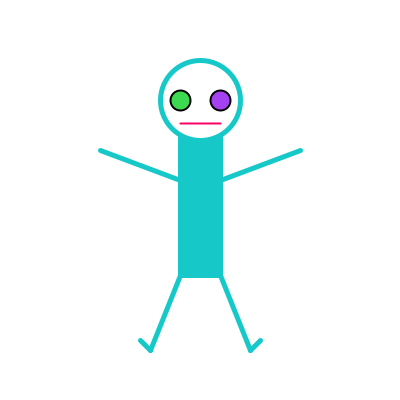
Frame 1 (no input)
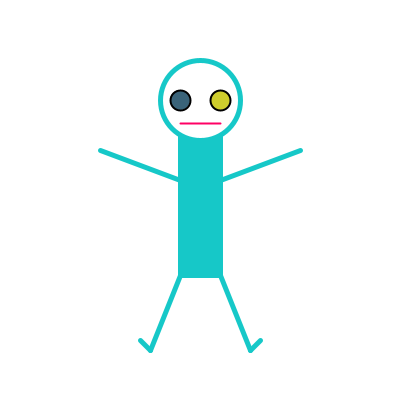
Frame 60 (the mouse pressed at the canvas centre just before this capture)
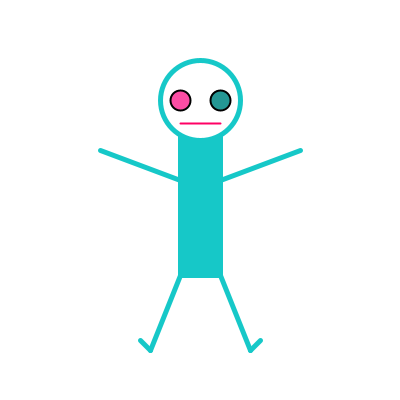
Frame 120 (the mouse held since frame 60 and released just before this capture)

The Processing sketch that drew these frames (run headless with seeded random() and noise(); from frame 60 on, the mouse is pressed at the canvas centre):

// Processing sketch: processing_48093
// ── processing_48093.pde

float x = 200;
float y = 200;

void setup() {
  size(400, 400);
  //smooth the line
  smooth();
}

void draw() {
  background(255);
  ellipseMode(CENTER);
  stroke(22, 200, 200);
  strokeWeight(5);
  rectMode(CENTER);

  //body and head
  fill(22, 200, 200);
  rect(x, y, 40, 150);

  fill(255);
  ellipse(x, y-100, 80, 80);
  line(x+20, y+75, x+50, y+150);
  line(x-20, y+75, x-50, y+150);
  line(x+20, y-20, x+100, y-50);
  line(x-20, y-20, x-100, y-50);

  //feet
  line(x+50, y+150, x+60, y+140);
  line(x-50, y+150, x-60, y+140);

  //eyes and mouth
  strokeWeight(2);
  stroke(0);
  
  fill (random (255), random (255), random (255));
  ellipse(x+20, y-100, 20, 20);
  
  fill (random (255), random (255), random (255));
  ellipse(x-20, y-100, 20, 20);
  
  stroke(255, 0, 100);
  line(x-20, y-77, x+20, y-77);
  
  //this means that Y equals Y minus 3 (so my dude flies upwards)
 //y = y-3;
}
